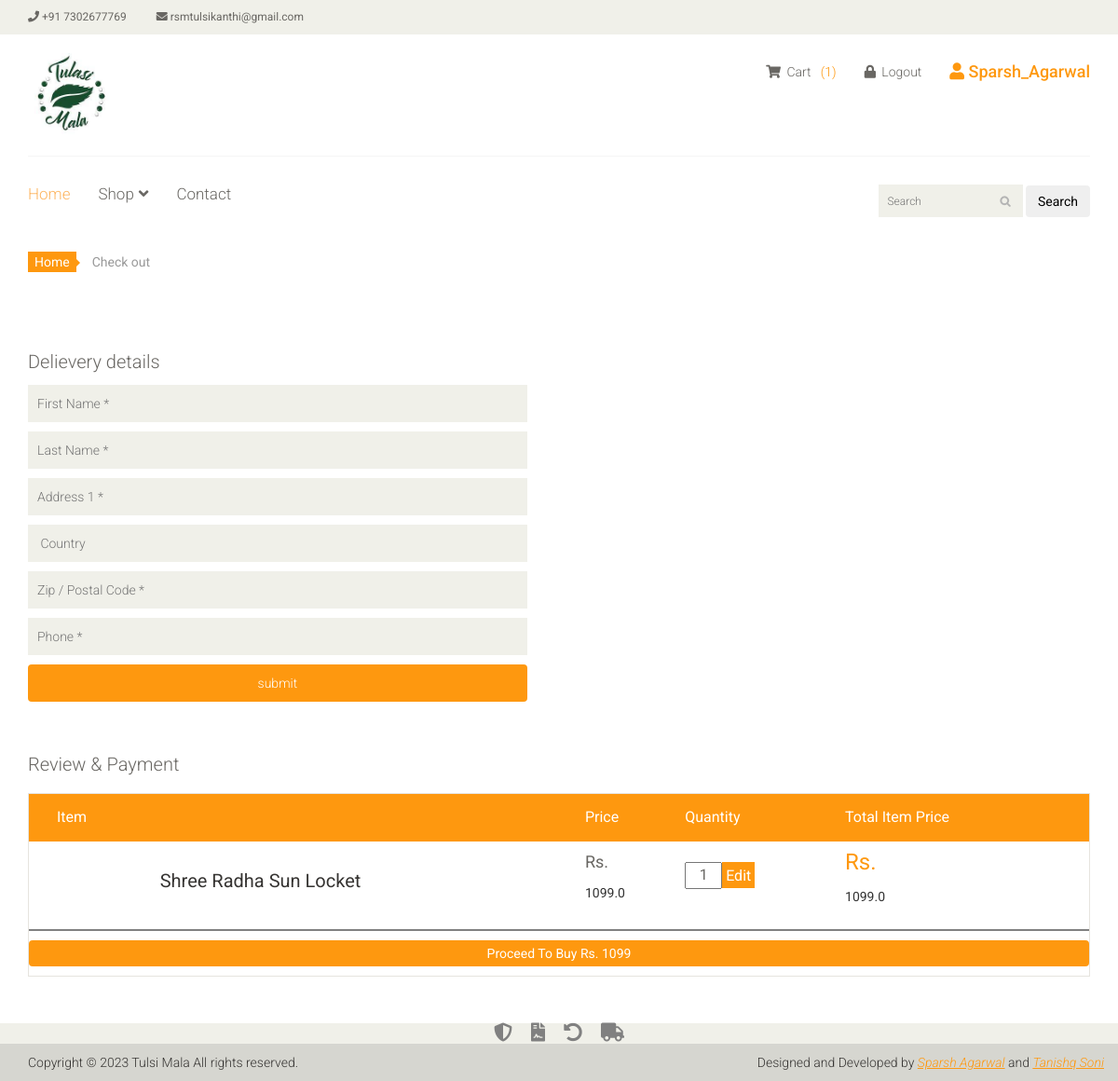
Page /checkout (signed in) on the committed database.
### core/models.py (models this page shows, shortened)
class CartItems(models.Model):
    cart = models.ForeignKey(Cart, on_delete=models.CASCADE, related_name="cart_items")
    product = models.ForeignKey(Product, on_delete=models.SET_NULL, null=True, blank=True)
    quantity = models.IntegerField(default=0)

class Product(models.Model):
    name = models.CharField(max_length=100)
    category = models.ForeignKey('Category', on_delete=models.CASCADE)
    slug = models.SlugField(unique=True, null=True, blank=True)
    desc = models.TextField()
    price = models.FloatField(default=0.0)
    product_available_count = models.IntegerField(default=0)
    def __str__(self):
        return self.name

### core/views.py (the view, shortened to what this page needs)
# urls.py: path('checkout', views.checkout, name='checkout'),
@login_required(login_url='user_login')
def checkout(request):
    if Cart.objects.filter(user=request.user).exists():
        order = Cart.objects.filter(user=request.user, isPaid=False).first()
        cart = Cart.objects.filter(user=request.user).first()
        cart_items = CartItems.objects.filter(cart = order)
        if (request.user.is_authenticated):
            cart = Cart.objects.filter(user = request.user, isPaid = False).first()
            len_of_cart = 0
            if cart:
                len_of_cart = len(cart.cart_items.all())
                print(len_of_cart)
        if request.method == "POST" and request.POST.get('quantity', False):
            quantity = int(request.POST['quantity'])
            product_slug_filter = request.POST.get('prod-slug', "none")
            inst_product = Product.objects.filter(
                slug=product_slug_filter).first()
        cart_prod_and_price = []
        total_price = 0
        for item in cart_items:
            total_price += int(item.quantity * item.product.price)
            cart_prod_and_price.append(
                [item, (item.quantity * item.product.price)])
        item = cart
        return render(request, 'core/checkout.html', { 'len_of_cart': len_of_cart, 'cart_prod_and_price': cart_prod_and_price, 'total_price': total_price, 'item': item})

### templates/core/checkout.html (shortened to what this page needs)
{% extends './base.html' %}
{% load static %}
{% block start %}
    <section id="cart_items">
      <div class="container">
        <div class="breadcrumbs">
          <ol class="breadcrumb">
            <li><a href="#">Home</a></li>
            <li class="active">Check out</li>
          </ol>
        </div>
        <div class="shopper-informations">
          <div class="row">
            <div class="col-sm-12 clearfix">
              <div class="bill-to">
                <p>Delievery details</p>
                <div class="form-one">
                  {% if item.Address %}
                  <form method="post"> {% csrf_token %}
                    <input type="text" name="first_name" placeholder="First Name *" value="{{item.firstname}}" />
                    <input type="text" name="last_name" placeholder="Last Name *" value="{{item.lastname}}" />
                    <input type="text" name="address" placeholder="Address 1 *" value="{{item.Address}}" />
                    <input type="text" name="country" placeholder=" Country " value="{{item.country}}" />
                    <input type="number" name="pincode" placeholder="Zip / Postal Code *" value="{{item.zip_code}}" />
                    <input type="text" name="phone" placeholder="Phone *" value="{{item.phone}}" />
                    <input type="submit" value="submit" class="btn" style="background: #FE980F; color: white;">
                  </form>
                  {% else %}
                  <form method="post"> {% csrf_token %}
                    <input type="text" name="first_name" placeholder="First Name *" />
                    <input type="text" name="last_name" placeholder="Last Name *" />
                    <input type="text" name="address" placeholder="Address 1 *" />
                    <input type="text" name="country" placeholder=" Country " />
                    <input type="number" name="pincode" placeholder="Zip / Postal Code *" />
                    <input type="text" name="phone" placeholder="Phone *" />
                    <input type="submit" value="submit" class="btn" style="background: #FE980F; color: white;">
                  </form>
                  {% endif %}
                </div>
              </div>
            </div>
            <div class="col-sm-4">
          </div>
        </div>
        <div class="review-payment">
          <h2>Review & Payment</h2>
        </div>
        <div class="table-responsive cart_info">
          <table class="table table-condensed">
            <thead>
              <tr class="cart_menu">
                <td class="image">Item</td>
                <td class="description"></td>
                <td class="price">Price</td>
                <td class="quantity">Quantity</td>
                <td class="total">Total Item Price</td>
                <td></td>
              </tr>
            </thead>
            <tbody>
              {% for items in cart_prod_and_price %}
                <tr>
                  <td class="cart_product">
                  </td>
                  <td class="cart_description">
                    <h4><a href="">{{ items.0.product }}</a></h4>
                  </td>
                  <td class="cart_price">
                    <p>Rs.</p>
                    {{ items.0.product.price }}
                  </td>
                  <td class="cart_quantity">
                    <form method="post" class="cart_quantity_button"> {% csrf_token %}
                      {% if quantity and items.0.product.slug == inst_product %}
                      <input class="cart_quantity_input" type="text" name="quantity" value="{{quantity}}" readonly autocomplete="off" size="2"/>
                      {% else %}
                      <input class="cart_quantity_input" type="text" name="quantity" value="{{ items.0.quantity }}" readonly autocomplete="off" size="2"/>
                      {% endif %}
                      <a href="/cart" style="background: #FE980F; border: none; color: white; padding: 0.4rem ">Edit</a>
                    </form>
                  </td>
                  <td class="cart_total">
                    <p class="cart_total_price">Rs.</p>
                    {{ items.1 }}
                  </td>
                </tr>
              {% endfor %}
            </tbody>
          </table>
          <div class="proc-to-pay" style="border-top: 2px solid grey; display: flex; flex-direction: column;">
            <a href="/checkout" id="rzp-button1" class="btn" style="background: #FE980F; border: none; margin: 1rem 0; color: white; padding: 0.4rem ">Proceed To Buy Rs. {{ total_price }}</a>
          </div>
        </div>
      </div>
    </section>
    {% endblock %}

### templates/core/base.html (shortened to what this page needs)
{% load static %} {% load cart_template_tag %}
<!DOCTYPE html>
<html lang="en">
  <head>
    <link href="{% static 'css/bootstrap.min.css' %}" rel="stylesheet" />
    <link href="{% static 'css/font-awesome.min.css' %}" rel="stylesheet" />
    <link href="{% static 'css/prettyPhoto.css' %}" rel="stylesheet" />
    <link href="{% static 'css/price-range.css' %}" rel="stylesheet" />
    <link href="{% static 'css/animate.css' %}" rel="stylesheet" />
    <link href="{% static 'css/main.css' %}" rel="stylesheet" />
    <link href="{% static 'css/responsive.css' %}" rel="stylesheet" />
    <link rel="stylesheet" href="https://cdnjs.cloudflare.com/ajax/libs/font-awesome/5.15.3/css/all.min.css">
    <script src="https://code.jquery.com/jquery-3.6.0.min.js"></script></head
  >
  <body>
    <header id="header">
      <div class="header_top">
        <div class="container">
          <div class="row">
            <div class="col-sm-6">
              <div class="contactinfo">
                <ul class="nav nav-pills">
                  <li>
                    <a href="#"><i class="fa fa-phone"></i> +91 7302677769</a>
                  </li>
                  <li>
                    <a href="#"
                      ><i class="fa fa-envelope"></i> rsmtulsikanthi@gmail.com</a
                    >
                  </li>
                </ul>
              </div>
            </div>
            <div class="col-sm-6">
              <div class="social-icons pull-right">
                {% if productDetails %}
               <ul style="display: block;" class="nav navbar-nav">
                  <li>
                    <a href="#"><i class="fa fa-facebook"></i></a>
                  </li>
                  <li>
                    <a href="#"><i class="fa fa-twitter"></i></a>
                  </li>
                  <li>
                    <a href="#"><i class="fa fa-linkedin"></i></a>
                  </li>
                  <li>
                    <a href="#"><i class="fa fa-dribbble"></i></a>
                  </li>
                  <li>
                    <a href="#"><i class="fa fa-google-plus"></i></a>
                  </li>
                </ul>
                {% else %}
                <ul class="nav navbar-nav">
                  <li>
                    <a href="#"><i class="fa fa-facebook"></i></a>
                  </li>
                  <li>
                    <a href="#"><i class="fa fa-twitter"></i></a>
                  </li>
                  <li>
                    <a href="#"><i class="fa fa-linkedin"></i></a>
                  </li>
                  <li>
                    <a href="#"><i class="fa fa-dribbble"></i></a>
                  </li>
                  <li>
                    <a href="#"><i class="fa fa-google-plus"></i></a>
                  </li>
                </ul>
                {% endif %}
              </div>
            </div>
          </div>
        </div>
      </div>
      <div class="header-middle">
        <div class="container">
          <div class="row">
            <div class="col-sm-4">
              <div class="logo pull-left">
                <a href="/"
                  ><img src="{% static 'images/home/logo.png' %}" alt="" style="width: 9rem;"
                /></a>
              </div>
            </div>
            <div class="col-sm-8">
              <div class="shop-menu pull-right">
                {% if productDetails %}
                <ul style="display: block; " class="nav navbar-nav">
                  <li>
                    <a href="/cart" style="text-decoration: none;"
                      ><i class="fa fa-shopping-cart"></i> Cart&nbsp;&nbsp;
                       {% if user.is_authenticated %}
                      <div style="color: #fe980f; display: inline">
                        ({{ len_of_cart }})
                      </div>
                      {% endif %}
                    </a>
                  </li>
                  {% if user.is_authenticated %}
                  <li>
                    <a href=" /accounts/user_logout" style="text-decoration: none;"
                      ><i class="fa fa-lock"></i> Logout</a
                    >
                  </li>
                  <li>
                    <h4 style="color: #fe980f;">
                      <i class="fa fa-user"></i> {{ user.username|title }}
                    </h4>
                  </li>
                  {% else %}
                  <li>
                    <a href=" /accounts/user_login" style="text-decoration: none;"
                      ><i class="fa fa-lock"></i> Login</a
                    >
                  </li>
                  {% endif %}
                </ul>
                {% else %}
                <ul class="nav navbar-nav">
                  <li>
                    <a href="/cart"
                      ><i class="fa fa-shopping-cart"></i> Cart&nbsp;&nbsp;
                       {% if user.is_authenticated %}
                      <div style="color: #fe980f; display: inline">
                        ({{ len_of_cart }})
                      </div>
                      {% endif %}
                    </a>
                  </li>
                  {% if user.is_authenticated %}
                  <li>
                    <a href=" /accounts/user_logout"
                      ><i class="fa fa-lock"></i> Logout</a
                    >
                  </li>
                  <li>
                    <h4 style="color: #fe980f;">
                      <i class="fa fa-user"></i> {{ user.username|title }}
                    </h4>
                  </li>
                  {% else %}
                  <li>
                    <a href=" /accounts/user_login"
                      ><i class="fa fa-lock"></i> Login</a
                    >
                  </li>
                  {% endif %}
                </ul>
                {% endif %}
              </div>
            </div>
          </div>
        </div>
      </div>
      <div class="header-bottom">
        <div class="container">
          <div class="row">
            <div class="col-sm-9">
              <div class="mainmenu pull-left">
                <ul class="nav navbar-nav collapse navbar-collapse">
                  <li><a href="/" class="active">Home</a></li>
                  <li class="dropdown">
                    <a href="#">Shop<i class="fa fa-angle-down"></i></a>
                  </li>
                  <li><a href="/contactus">Contact</a></li>
                </ul>
              </div>
            </div>
            <div class="col-sm-3">
              <form action="/search" class="search_box pull-right" method="get">
                <input type="text" required name="query" placeholder="Search" />
                <button type="submit" class="btn btn-fefault">Search</button>
              </form>
            </div>
          </div>
        </div>
      </div>
    </header>
    {% block start %} {% endblock %}
    <footer id="footer">
      <div class="FOOTER-ICONS">
        <a href="https://496gf0lz.r.ap-south-1.awstrack.me/L0/https:%2F%2Fmerchant.razorpay.com%2Fpolicy%2FM5ty4flzbvx4eI%2Fprivacy/1/01090188ef218015-43c0165a-d777-43c5-b743-76454cfa95cd-000000/o8-x3DvGSwc1s88cahA4XbIRKwA=108"><i style="color: grey;" class="fas fa-shield-alt"></i></a>
        <a href="https://496gf0lz.r.ap-south-1.awstrack.me/L0/https:%2F%2Fmerchant.razorpay.com%2Fpolicy%2FM5ty4flzbvx4eI%2Fterms/1/01090188ef93e82a-fef0eae9-3bdc-4792-9756-7e2d79877171-000000/4Erz4wOh1pdIxeBP3aJodLnZSdg=108"><i style="color: grey;" class="fas fa-file-contract"></i></a>
        <a href="https://496gf0lz.r.ap-south-1.awstrack.me/L0/https:%2F%2Fmerchant.razorpay.com%2Fpolicy%2FM5ty4flzbvx4eI%2Frefund/1/01090188f139d18e-f55c6ac5-ec1b-4898-968c-46ccd8ba1ea1-000000/SgFhlEt3Hq3ygiZuk1Q9hcTxQx8=108"><i style="color: grey;" class="fas fa-undo-alt"></i></a>
        <a href="https://496gf0lz.r.ap-south-1.awstrack.me/L0/https:%2F%2Fmerchant.razorpay.com%2Fpolicy%2FM5ty4flzbvx4eI%2Fshipping/1/01090188f142edb4-17128ebb-d5a2-4cf7-9453-c36f5723a6b7-000000/LkUZ17zMve3IG3ZA4ANg8WQ0x7w=108"><i style="color: grey;" class="fas fa-truck"></i></a>
      </div>
      <div class="footer-bottom">
        <div class="container">
          <div class="row">
            <p class="pull-left">
              Copyright © 2023 Tulsi Mala All rights reserved.
            </p>
            <p class="pull-right">
              Designed and Developed by
              <span
                ><a href="https://www.linkedin.com/in/sparsh-agarwal-a74128138/"
                  >Sparsh Agarwal</a
                >
                and
                <a href="https://www.linkedin.com/in/tanishq-soni-899146214/"
                  >Tanishq Soni</a
                ></span
              >
            </p>
          </div>
        </div>
      </div>
    </footer>
  </body>
</html>

### rows in the picture
CartItems: product.name "Shree Radha Sun Locket", product.price "1099.0", quantity "1", items "1099.0"

### other values in the picture
{{ len_of_cart }} "1"
{{ user.username|title }} "Sparsh_Agarwal"
{{ total_price }} "1099"
